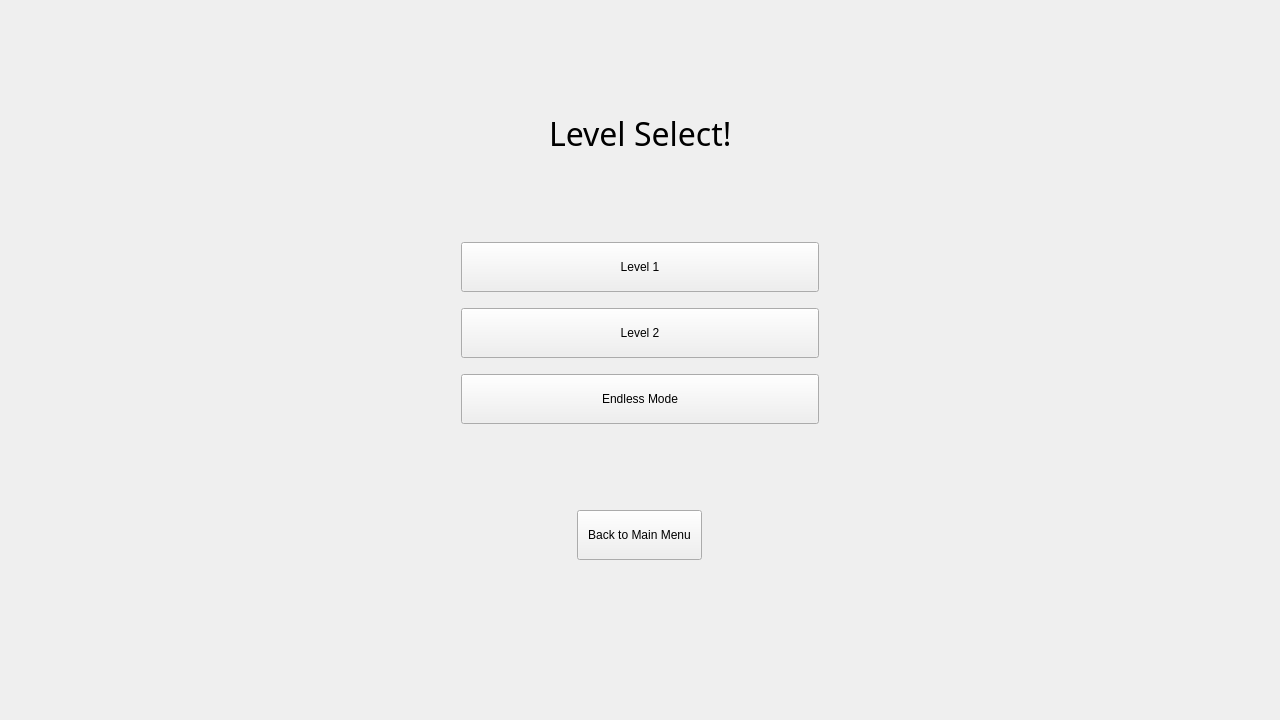
<?xml version="1.0" encoding="UTF-8"?>
<ui version="4.0">
 <class>LevelSelect</class>
 <widget class="QWidget" name="LevelSelect">
  <property name="geometry">
   <rect>
    <x>0</x>
    <y>0</y>
    <width>1280</width>
    <height>720</height>
   </rect>
  </property>
  <property name="windowTitle">
   <string>Form</string>
  </property>
  <layout class="QHBoxLayout" name="horizontalLayout">
   <item>
    <spacer name="horizontalSpacer">
     <property name="orientation">
      <enum>Qt::Orientation::Horizontal</enum>
     </property>
     <property name="sizeType">
      <enum>QSizePolicy::Policy::Fixed</enum>
     </property>
     <property name="sizeHint" stdset="0">
      <size>
       <width>450</width>
       <height>20</height>
      </size>
     </property>
    </spacer>
   </item>
   <item>
    <layout class="QVBoxLayout" name="verticalLayout">
     <item>
      <spacer name="verticalSpacer_2">
       <property name="orientation">
        <enum>Qt::Orientation::Vertical</enum>
       </property>
       <property name="sizeType">
        <enum>QSizePolicy::Policy::Fixed</enum>
       </property>
       <property name="sizeHint" stdset="0">
        <size>
         <width>20</width>
         <height>100</height>
        </size>
       </property>
      </spacer>
     </item>
     <item>
      <layout class="QHBoxLayout" name="horizontalLayout_19">
       <item>
        <spacer name="horizontalSpacer_3">
         <property name="orientation">
          <enum>Qt::Orientation::Horizontal</enum>
         </property>
         <property name="sizeHint" stdset="0">
          <size>
           <width>40</width>
           <height>20</height>
          </size>
         </property>
        </spacer>
       </item>
       <item>
        <widget class="QLabel" name="label">
         <property name="font">
          <font>
           <family>OCR A</family>
           <pointsize>24</pointsize>
          </font>
         </property>
         <property name="text">
          <string>Level Select!</string>
         </property>
        </widget>
       </item>
       <item>
        <spacer name="horizontalSpacer_4">
         <property name="orientation">
          <enum>Qt::Orientation::Horizontal</enum>
         </property>
         <property name="sizeHint" stdset="0">
          <size>
           <width>40</width>
           <height>20</height>
          </size>
         </property>
        </spacer>
       </item>
      </layout>
     </item>
     <item>
      <spacer name="verticalSpacer_5">
       <property name="orientation">
        <enum>Qt::Orientation::Vertical</enum>
       </property>
       <property name="sizeType">
        <enum>QSizePolicy::Policy::Fixed</enum>
       </property>
       <property name="sizeHint" stdset="0">
        <size>
         <width>20</width>
         <height>80</height>
        </size>
       </property>
      </spacer>
     </item>
     <item>
      <widget class="QPushButton" name="oneBtn">
       <property name="minimumSize">
        <size>
         <width>100</width>
         <height>50</height>
        </size>
       </property>
       <property name="text">
        <string>Level 1</string>
       </property>
      </widget>
     </item>
     <item>
      <spacer name="verticalSpacer_4">
       <property name="orientation">
        <enum>Qt::Orientation::Vertical</enum>
       </property>
       <property name="sizeType">
        <enum>QSizePolicy::Policy::Fixed</enum>
       </property>
       <property name="sizeHint" stdset="0">
        <size>
         <width>20</width>
         <height>10</height>
        </size>
       </property>
      </spacer>
     </item>
     <item>
      <widget class="QPushButton" name="twoBtn">
       <property name="minimumSize">
        <size>
         <width>100</width>
         <height>50</height>
        </size>
       </property>
       <property name="text">
        <string>Level 2</string>
       </property>
      </widget>
     </item>
     <item>
      <spacer name="verticalSpacer_3">
       <property name="orientation">
        <enum>Qt::Orientation::Vertical</enum>
       </property>
       <property name="sizeType">
        <enum>QSizePolicy::Policy::Fixed</enum>
       </property>
       <property name="sizeHint" stdset="0">
        <size>
         <width>20</width>
         <height>10</height>
        </size>
       </property>
      </spacer>
     </item>
     <item>
      <widget class="QPushButton" name="endlessBtn">
       <property name="minimumSize">
        <size>
         <width>125</width>
         <height>50</height>
        </size>
       </property>
       <property name="maximumSize">
        <size>
         <width>100000</width>
         <height>16777215</height>
        </size>
       </property>
       <property name="text">
        <string>Endless Mode</string>
       </property>
      </widget>
     </item>
     <item>
      <spacer name="verticalSpacer_6">
       <property name="orientation">
        <enum>Qt::Orientation::Vertical</enum>
       </property>
       <property name="sizeType">
        <enum>QSizePolicy::Policy::Fixed</enum>
       </property>
       <property name="sizeHint" stdset="0">
        <size>
         <width>20</width>
         <height>80</height>
        </size>
       </property>
      </spacer>
     </item>
     <item>
      <layout class="QHBoxLayout" name="horizontalLayout_15">
       <item>
        <widget class="QPushButton" name="btnBack">
         <property name="minimumSize">
          <size>
           <width>100</width>
           <height>50</height>
          </size>
         </property>
         <property name="maximumSize">
          <size>
           <width>125</width>
           <height>50</height>
          </size>
         </property>
         <property name="text">
          <string>Back to Main Menu</string>
         </property>
        </widget>
       </item>
      </layout>
     </item>
     <item>
      <spacer name="verticalSpacer">
       <property name="orientation">
        <enum>Qt::Orientation::Vertical</enum>
       </property>
       <property name="sizeHint" stdset="0">
        <size>
         <width>20</width>
         <height>50</height>
        </size>
       </property>
      </spacer>
     </item>
    </layout>
   </item>
   <item>
    <spacer name="horizontalSpacer_2">
     <property name="orientation">
      <enum>Qt::Orientation::Horizontal</enum>
     </property>
     <property name="sizeType">
      <enum>QSizePolicy::Policy::Fixed</enum>
     </property>
     <property name="sizeHint" stdset="0">
      <size>
       <width>450</width>
       <height>20</height>
      </size>
     </property>
    </spacer>
   </item>
  </layout>
 </widget>
 <resources/>
 <connections/>
</ui>
